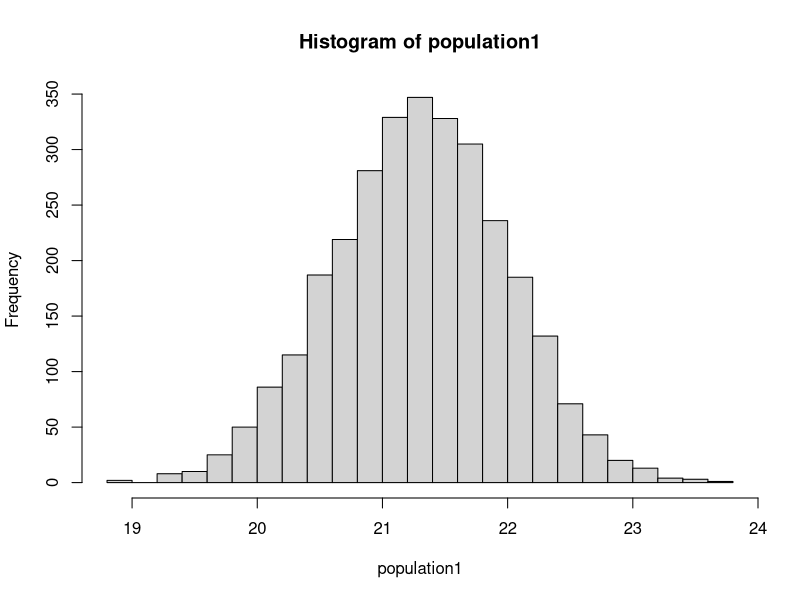
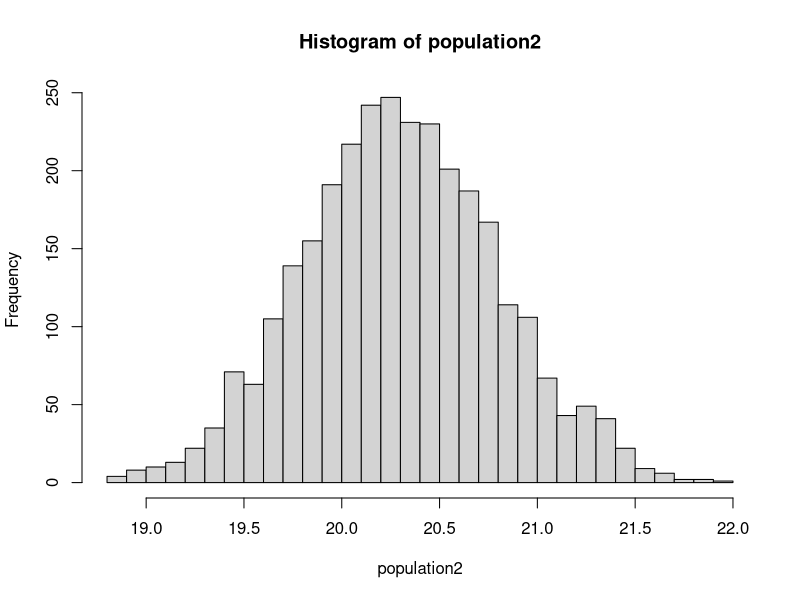
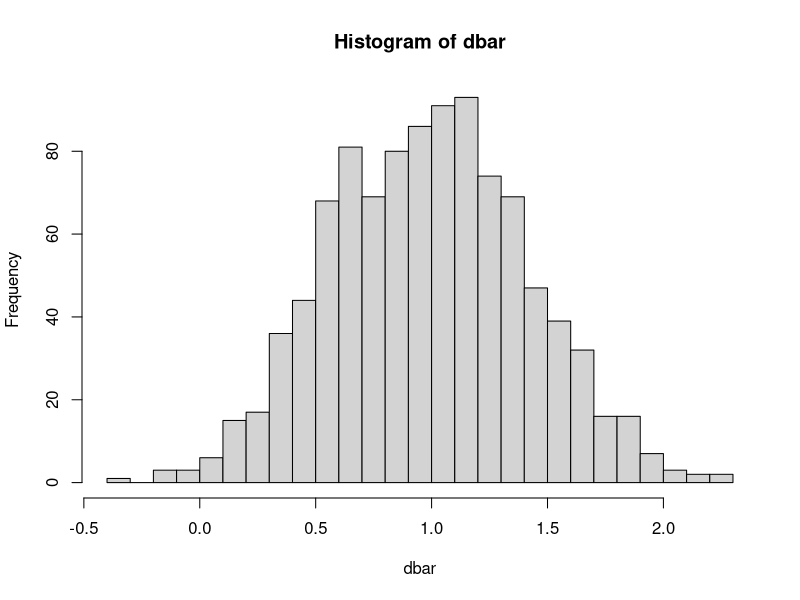

These figures' R source, in order:
# confidence interval for population mean
xb1 = 21.3 # sample mean
s1 = 0.7 # sample s.d.
xb2 = 20.3
s2 = 0.5
n = 4 # sample size
alpha = 0.05 # significance level
ns = 1000 # number of samples to be generated
population1 = rnorm(3000, mean=xb1, sd=s1) # generate normally distributed random numbers
hist(population1, breaks=30)
population2 = rnorm(3000, mean=xb2, sd=s2) # generate normally distributed random numbers
hist(population2, breaks=30)

dbar=rep(0, ns) # initialize xbar
for(i in seq(1, ns)) dbar[i] = mean(sample(population1, n)) - mean(sample(population2, n)) # repeat ns times
hist(dbar, breaks=30) # display sampling distribution

left = round(ns*alpha/2); right = round(ns*(1-alpha/2))
dbar.sorted = sort(dbar, method="quick")
cat("Simulation: ", dbar.sorted[left], " < mu < ", dbar.sorted[right])

# Theoretical result for comparison
E = qnorm(1-alpha/2)*sqrt((s1^2/n)+(s2^2/n)) # Margin of error
cat("Theoretical: ", (xb1-xb2) - E, " < mu < ", (xb1-xb2) + E)
